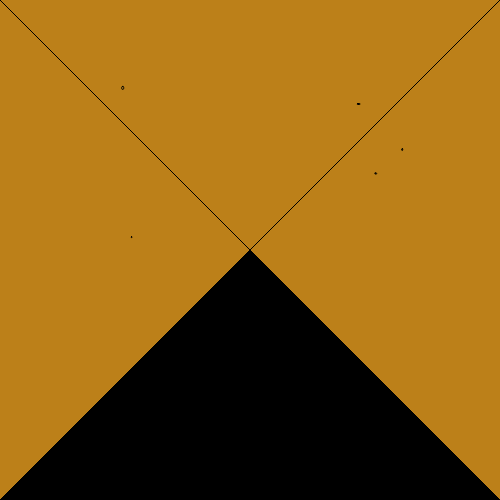
Frame 1 (no input)
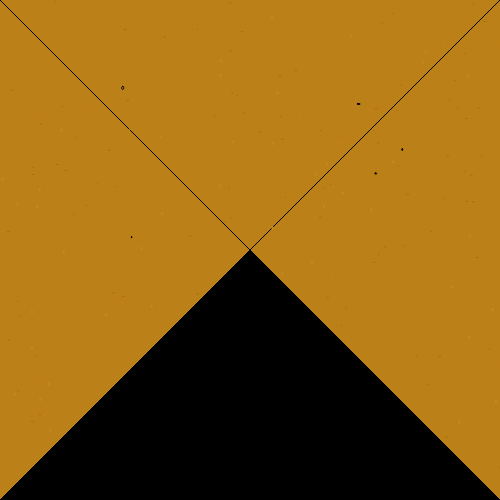
Frame 60 (no input)
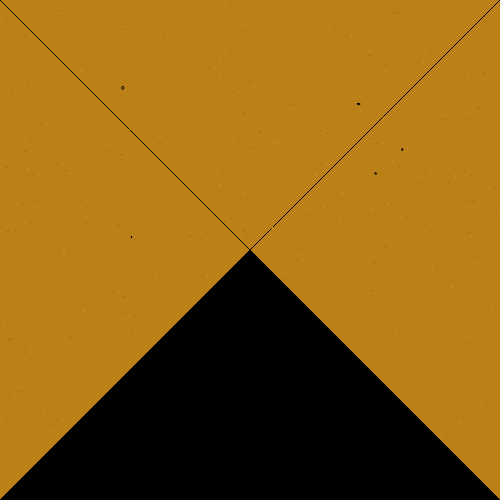
Frame 120 (the mouse pressed at the canvas centre since frame 60)

The p5.js sketch that drew these frames (run headless with seeded random() and noise() and a simulated clock; from frame 60 on, the mouse is pressed at the canvas centre):

// p5.js sketch
// ── sketch.js
function setup() {
  createCanvas(500,500);
  background(188, 128, 25);
  howMany=0;
  
}

function draw() {
  fill(170, 114, 0);
  rect(random(500), random(500), 3, 1, 50);
  fill(199, 138, 11);
  rect(random(500), random(500), 2, 1, 50);
  fill(190, 133, 9);
  rect(random(500), random(500), 1, 2, 50);
  fill(196, 138, 30);
  rect(random(500), random(500), 2, 3, 50);
  fill(156, 98, 2);
  rect(random(500), random(500), 1, 1, 50);
  
  howMany++;
  if (howMany>10000) {
    noLoop();
  }
  
  line(0, 0, 500, 500);
  line(0, 500, 500, 0);
  stroke(0);
  fill(0);
  noStroke();
  triangle(0, 500, 500, 500, 250, 250);
}
